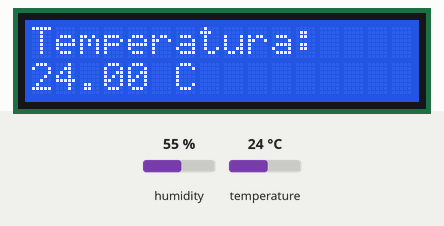
This sketch was run on a simulated Arduino Uno, built with avr-gcc and run on an emulated ATmega328P. On the bench: 16×2 character LCD. Inputs (shaded band) come from the test bench; at power-on: temperature 24 °C, humidity 55 %. What the sketch prints to the serial monitor is not drawn.

Above: at 4.6 s.
4.7 s: temperature set to 12 °C
At 7.3 s:
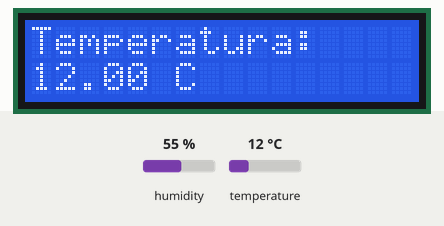
7.7 s: temperature set to 19 °C
At 8.8 s:
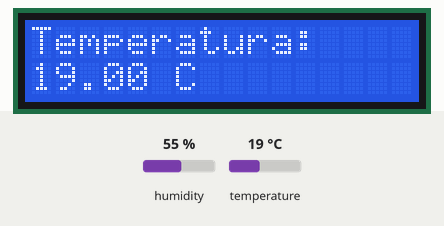
10.7 s: temperature set to 28 °C
At 12.8 s:
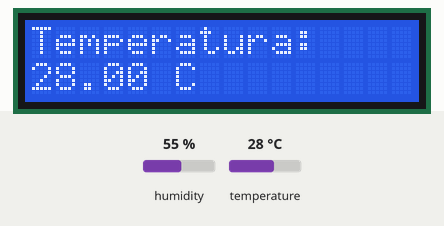
Timing chart, 0 to 14.3 s (numbered marks = the images above; inputs shaded):
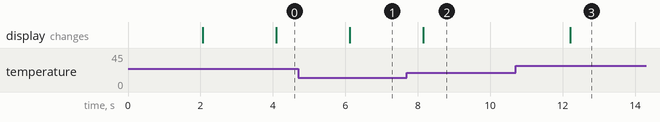

The sketch:

codigo.ino
```cpp
// Biblioteca do DHT
#include "DHT.h"
// Biblioteca do LCD
#include <LiquidCrystal.h>

// Pinos do LCD: RS, E, D4, D5, D6, D7
LiquidCrystal lcd(12, 11, 5, 4, 3, 2);

// Porta e tipo do sensor DHT
#define DHTPIN 7       // Defina a porta do sensor (ajuste conforme seu circuito)
#define DHTTYPE DHT11  // Tipo do sensor

DHT dht(DHTPIN, DHTTYPE);

// Variável para armazenar temperatura
float temperatura;

void setup() {
  Serial.begin(9600);   // Inicializa monitor serial
  dht.begin();          // Inicializa o sensor
  lcd.begin(16, 2);     // Inicializa o LCD 16x2
  lcd.print("Iniciando...");
  delay(2000);
  lcd.clear();
}

void loop() {
  delay(2000); // Aguarda dois segundos entre as leituras

  temperatura = dht.readTemperature(); // Lê temperatura em Celsius

  // Verifica se a leitura falhou
  if (isnan(temperatura)) {
    Serial.println("ERRO NO SENSOR!");
    lcd.clear();
    lcd.setCursor(0, 0);
    lcd.print("ERRO NO SENSOR!");
  } else {
    Serial.print("Temp: ");
    Serial.print(temperatura);
    Serial.println(" C");

    // Exibe no LCD
    lcd.clear();
    lcd.setCursor(0, 0);
    lcd.print("Temperatura:");
    lcd.setCursor(0, 1);
    lcd.print(temperatura);
    lcd.print(" C");
  }
}
```

Measured:
- after the input at 4.7 s, the display: changes after 1.4 s (image 1)
- after the input at 7.7 s, the display: changes after 0.45 s (image 2)
- after the input at 10.7 s, the display: changes after 1.5 s (image 3)
